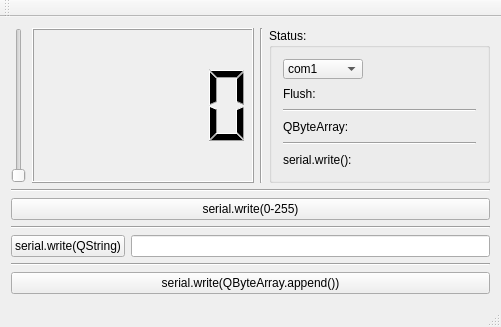
<?xml version="1.0" encoding="UTF-8"?>
<ui version="4.0">
 <class>MainWindow</class>
 <widget class="QMainWindow" name="MainWindow">
  <property name="geometry">
   <rect>
    <x>0</x>
    <y>0</y>
    <width>501</width>
    <height>327</height>
   </rect>
  </property>
  <property name="windowTitle">
   <string>SerialWrite</string>
  </property>
  <widget class="QWidget" name="centralWidget">
   <layout class="QVBoxLayout" name="verticalLayout">
    <item>
     <layout class="QHBoxLayout" name="horizontalLayout_6">
      <item>
       <layout class="QHBoxLayout" name="horizontalLayout">
        <item>
         <widget class="QSlider" name="verticalSlider">
          <property name="maximum">
           <number>255</number>
          </property>
          <property name="orientation">
           <enum>Qt::Vertical</enum>
          </property>
         </widget>
        </item>
        <item>
         <widget class="QLCDNumber" name="lcdNumber"/>
        </item>
        <item>
         <widget class="Line" name="line_2">
          <property name="orientation">
           <enum>Qt::Vertical</enum>
          </property>
         </widget>
        </item>
        <item>
         <widget class="QGroupBox" name="groupBox">
          <property name="title">
           <string>Status:</string>
          </property>
          <layout class="QHBoxLayout" name="horizontalLayout_4">
           <item>
            <layout class="QVBoxLayout" name="verticalLayout_2">
             <item>
              <widget class="QComboBox" name="comBox">
               <property name="maximumSize">
                <size>
                 <width>80</width>
                 <height>20</height>
                </size>
               </property>
               <item>
                <property name="text">
                 <string>com1</string>
                </property>
               </item>
               <item>
                <property name="text">
                 <string>com2</string>
                </property>
               </item>
               <item>
                <property name="text">
                 <string>com3</string>
                </property>
               </item>
               <item>
                <property name="text">
                 <string>com4</string>
                </property>
               </item>
               <item>
                <property name="text">
                 <string>com5</string>
                </property>
               </item>
               <item>
                <property name="text">
                 <string>com6</string>
                </property>
               </item>
               <item>
                <property name="text">
                 <string>com7</string>
                </property>
               </item>
               <item>
                <property name="text">
                 <string>com8</string>
                </property>
               </item>
               <item>
                <property name="text">
                 <string>com9</string>
                </property>
               </item>
              </widget>
             </item>
             <item>
              <layout class="QHBoxLayout" name="horizontalLayout_2">
               <item>
                <widget class="QLabel" name="label_3">
                 <property name="text">
                  <string>Flush: </string>
                 </property>
                </widget>
               </item>
               <item>
                <widget class="QLabel" name="label">
                 <property name="text">
                  <string/>
                 </property>
                </widget>
               </item>
              </layout>
             </item>
             <item>
              <widget class="Line" name="line_4">
               <property name="orientation">
                <enum>Qt::Horizontal</enum>
               </property>
              </widget>
             </item>
             <item>
              <layout class="QHBoxLayout" name="horizontalLayout_5">
               <item>
                <widget class="QLabel" name="label_5">
                 <property name="text">
                  <string>QByteArray:</string>
                 </property>
                </widget>
               </item>
               <item>
                <widget class="QLabel" name="label_6">
                 <property name="text">
                  <string/>
                 </property>
                </widget>
               </item>
              </layout>
             </item>
             <item>
              <widget class="Line" name="line_3">
               <property name="orientation">
                <enum>Qt::Horizontal</enum>
               </property>
              </widget>
             </item>
             <item>
              <layout class="QHBoxLayout" name="horizontalLayout_3">
               <item>
                <widget class="QLabel" name="label_2">
                 <property name="text">
                  <string>serial.write():</string>
                 </property>
                </widget>
               </item>
               <item>
                <widget class="QLabel" name="label_4">
                 <property name="text">
                  <string/>
                 </property>
                </widget>
               </item>
              </layout>
             </item>
            </layout>
           </item>
          </layout>
         </widget>
        </item>
       </layout>
      </item>
     </layout>
    </item>
    <item>
     <widget class="Line" name="line">
      <property name="orientation">
       <enum>Qt::Horizontal</enum>
      </property>
     </widget>
    </item>
    <item>
     <widget class="QPushButton" name="pushButton">
      <property name="text">
       <string>serial.write(0-255)</string>
      </property>
     </widget>
    </item>
    <item>
     <widget class="Line" name="line_5">
      <property name="orientation">
       <enum>Qt::Horizontal</enum>
      </property>
     </widget>
    </item>
    <item>
     <layout class="QHBoxLayout" name="horizontalLayout_7">
      <item>
       <widget class="QPushButton" name="pushButton_2">
        <property name="text">
         <string>serial.write(QString)</string>
        </property>
       </widget>
      </item>
      <item>
       <widget class="QLineEdit" name="lineEdit"/>
      </item>
     </layout>
    </item>
    <item>
     <widget class="Line" name="line_6">
      <property name="orientation">
       <enum>Qt::Horizontal</enum>
      </property>
     </widget>
    </item>
    <item>
     <widget class="QPushButton" name="pushButton_3">
      <property name="text">
       <string>serial.write(QByteArray.append())</string>
      </property>
     </widget>
    </item>
   </layout>
  </widget>
  <widget class="QMenuBar" name="menuBar">
   <property name="geometry">
    <rect>
     <x>0</x>
     <y>0</y>
     <width>501</width>
     <height>21</height>
    </rect>
   </property>
  </widget>
  <widget class="QToolBar" name="mainToolBar">
   <attribute name="toolBarArea">
    <enum>TopToolBarArea</enum>
   </attribute>
   <attribute name="toolBarBreak">
    <bool>false</bool>
   </attribute>
  </widget>
  <widget class="QStatusBar" name="statusBar"/>
 </widget>
 <layoutdefault spacing="6" margin="11"/>
 <resources/>
 <connections>
  <connection>
   <sender>verticalSlider</sender>
   <signal>sliderMoved(int)</signal>
   <receiver>lcdNumber</receiver>
   <slot>display(int)</slot>
   <hints>
    <hint type="sourcelabel">
     <x>23</x>
     <y>93</y>
    </hint>
    <hint type="destinationlabel">
     <x>159</x>
     <y>87</y>
    </hint>
   </hints>
  </connection>
 </connections>
</ui>
